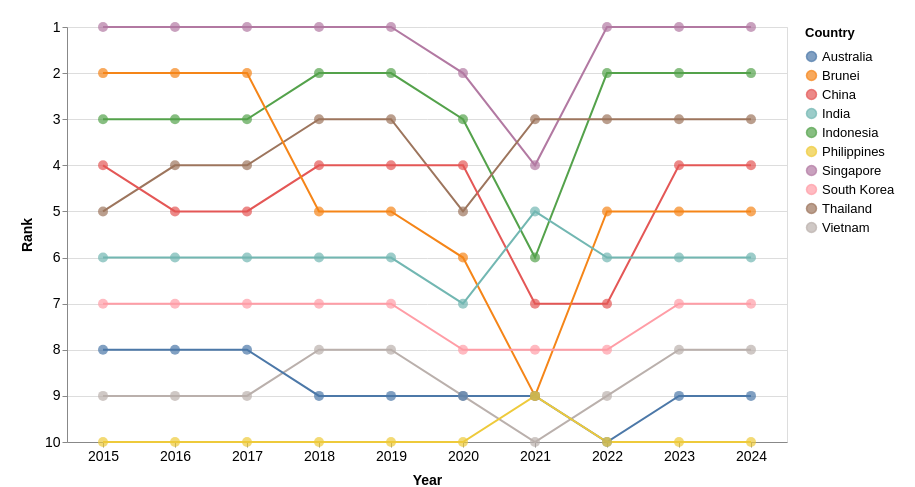

The specification (Vega-Lite) saved for this image:
### Vega-Lite specification from a JSON file in a GitHub repository (floating-point values rounded to 4 significant figures)
{"$schema": "https://vega.github.io/schema/vega-lite/v5.json", "width": 720, "height": 415, "data": {"values": [{"Country": "Singapore", "year": 2024, "Visitors": 4276007, "rank": 1}, {"Country": "Singapore", "year": 2023, "Visitors": 8308230, "rank": 1}, {"Country": "Singapore", "year": 2022, "Visitors": 5222991, "rank": 1}, {"Country": "Singapore", "year": 2021, "Visitors": 16308, "rank": 4}, {"Country": "Singapore", "year": 2020, "Visitors": 1545255, "rank": 2}, {"Country": "Singapore", "year": 2019, "Visitors": 10163882, "rank": 1}, {"Country": "Singapore", "year": 2018, "Visitors": 10615986, "rank": 1}, {"Country": "Singapore", "year": 2017, "Visitors": 12441713, "rank": 1}, {"Country": "Singapore", "year": 2016, "Visitors": 13272961, "rank": 1}, {"Country": "Singapore", "year": 2015, "Visitors": 12930754, "rank": 1}, {"Country": "Indonesia", "year": 2024, "Visitors": 1786630, "rank": 2}, {"Country": "Indonesia", "year": 2023, "Visitors": 3108165, "rank": 2}, {"Country": "Indonesia", "year": 2022, "Visitors": 1481739, "rank": 2}, {"Country": "Indonesia", "year": 2021, "Visitors": 11025, "rank": 6}, {"Country": "Indonesia", "year": 2020, "Visitors": 711723, "rank": 3}, {"Country": "Indonesia", "year": 2019, "Visitors": 3623277, "rank": 2}, {"Country": "Indonesia", "year": 2018, "Visitors": 3277689, "rank": 2}, {"Country": "Indonesia", "year": 2017, "Visitors": 2796570, "rank": 3}, {"Country": "Indonesia", "year": 2016, "Visitors": 3049964, "rank": 3}, {"Country": "Indonesia", "year": 2015, "Visitors": 2788033, "rank": 3}, {"Country": "Thailand", "year": 2024, "Visitors": 813783, "rank": 3}, {"Country": "Thailand", "year": 2023, "Visitors": 1551282, "rank": 3}, {"Country": "Thailand", "year": 2022, "Visitors": 715528, "rank": 3}, {"Country": "Thailand", "year": 2021, "Visitors": 59607, "rank": 3}, {"Country": "Thailand", "year": 2020, "Visitors": 394413, "rank": 5}, {"Country": "Thailand", "year": 2019, "Visitors": 1884306, "rank": 3}, {"Country": "Thailand", "year": 2018, "Visitors": 1914692, "rank": 3}, {"Country": "Thailand", "year": 2017, "Visitors": 1836522, "rank": 4}, {"Country": "Thailand", "year": 2016, "Visitors": 1780800, "rank": 4}, {"Country": "Thailand", "year": 2015, "Visitors": 1343569, "rank": 5}, {"Country": "China", "year": 2024, "Visitors": 1449711, "rank": 4}, {"Country": "China", "year": 2023, "Visitors": 1474114, "rank": 4}, {"Country": "China", "year": 2022, "Visitors": 211363, "rank": 7}, {"Country": "China", "year": 2021, "Visitors": 7701, "rank": 7}, {"Country": "China", "year": 2020, "Visitors": 405149, "rank": 4}, {"Country": "China", "year": 2019, "Visitors": 3114257, "rank": 4}, {"Country": "China", "year": 2018, "Visitors": 2944133, "rank": 4}, {"Country": "China", "year": 2017, "Visitors": 2281666, "rank": 5}, {"Country": "China", "year": 2016, "Visitors": 2124942, "rank": 5}, {"Country": "China", "year": 2015, "Visitors": 1677163, "rank": 4}, {"Country": "Brunei", "year": 2024, "Visitors": 565999, "rank": 5}, {"Country": "Brunei", "year": 2023, "Visitors": 811833, "rank": 5}, {"Country": "Brunei", "year": 2022, "Visitors": 301757, "rank": 5}, {"Country": "Brunei", "year": 2021, "Visitors": 773, "rank": 9}, {"Country": "Brunei", "year": 2020, "Visitors": 136020, "rank": 6}, {"Country": "Brunei", "year": 2019, "Visitors": 1216123, "rank": 5}, {"Country": "Brunei", "year": 2018, "Visitors": 1382031, "rank": 5}, {"Country": "Brunei", "year": 2017, "Visitors": 1660506, "rank": 2}, {"Country": "Brunei", "year": 2016, "Visitors": 1391016, "rank": 2}, {"Country": "Brunei", "year": 2015, "Visitors": 1133555, "rank": 2}, {"Country": "India", "year": 2024, "Visitors": 537493, "rank": 6}, {"Country": "India", "year": 2023, "Visitors": 671846, "rank": 6}, {"Country": "India", "year": 2022, "Visitors": 324548, "rank": 6}, {"Country": "India", "year": 2021, "Visitors": 3916, "rank": 5}, {"Country": "India", "year": 2020, "Visitors": 155883, "rank": 7}, {"Country": "India", "year": 2019, "Visitors": 735309, "rank": 6}, {"Country": "India", "year": 2018, "Visitors": 600311, "rank": 6}, {"Country": "India", "year": 2017, "Visitors": 552739, "rank": 6}, {"Country": "India", "year": 2016, "Visitors": 638578, "rank": 6}, {"Country": "India", "year": 2015, "Visitors": 722141, "rank": 6}, {"Country": "South Korea", "year": 2024, "Visitors": 232711, "rank": 7}, {"Country": "South Korea", "year": 2023, "Visitors": 400853, "rank": 7}, {"Country": "South Korea", "year": 2022, "Visitors": 146384, "rank": 8}, {"Country": "South Korea", "year": 2021, "Visitors": 3028, "rank": 8}, {"Country": "South Korea", "year": 2020, "Visitors": 119750, "rank": 8}, {"Country": "South Korea", "year": 2019, "Visitors": 673065, "rank": 7}, {"Country": "South Korea", "year": 2018, "Visitors": 616783, "rank": 7}, {"Country": "South Korea", "year": 2017, "Visitors": 484528, "rank": 7}, {"Country": "South Korea", "year": 2016, "Visitors": 444439, "rank": 7}, {"Country": "South Korea", "year": 2015, "Visitors": 421161, "rank": 7}, {"Country": "Vietnam", "year": 2024, "Visitors": 137344, "rank": 8}, {"Country": "Vietnam", "year": 2023, "Visitors": 286083, "rank": 8}, {"Country": "Vietnam", "year": 2022, "Visitors": 123931, "rank": 9}, {"Country": "Vietnam", "year": 2021, "Visitors": 14136, "rank": 10}, {"Country": "Vietnam", "year": 2020, "Visitors": 71622, "rank": 9}, {"Country": "Vietnam", "year": 2019, "Visitors": 892716, "rank": 8}, {"Country": "Vietnam", "year": 2018, "Visitors": 786327, "rank": 8}, {"Country": "Vietnam", "year": 2017, "Visitors": 638135, "rank": 9}, {"Country": "Vietnam", "year": 2016, "Visitors": 703737, "rank": 9}, {"Country": "Vietnam", "year": 2015, "Visitors": 646891, "rank": 9}, {"Country": "Australia", "year": 2024, "Visitors": 159318, "rank": 9}, {"Country": "Australia", "year": 2023, "Visitors": 276477, "rank": 9}, {"Country": "Australia", "year": 2022, "Visitors": 118598, "rank": 10}, {"Country": "Australia", "year": 2021, "Visitors": 33451, "rank": 9}, {"Country": "Australia", "year": 2020, "Visitors": 195146, "rank": 9}, {"Country": "Australia", "year": 2019, "Visitors": 1282782, "rank": 9}, {"Country": "Australia", "year": 2018, "Visitors": 1034871, "rank": 9}, {"Country": "Australia", "year": 2017, "Visitors": 899202, "rank": 8}, {"Country": "Australia", "year": 2016, "Visitors": 737115, "rank": 8}, {"Country": "Australia", "year": 2015, "Visitors": 714047, "rank": 8}, {"Country": "Philippines", "year": 2024, "Visitors": 60100, "rank": 10}, {"Country": "Philippines", "year": 2023, "Visitors": 137781, "rank": 10}, {"Country": "Philippines", "year": 2022, "Visitors": 86462, "rank": 10}, {"Country": "Philippines", "year": 2021, "Visitors": 10229, "rank": 9}, {"Country": "Philippines", "year": 2020, "Visitors": 53889, "rank": 10}, {"Country": "Philippines", "year": 2019, "Visitors": 1114257, "rank": 10}, {"Country": "Philippines", "year": 2018, "Visitors": 1167375, "rank": 10}, {"Country": "Philippines", "year": 2017, "Visitors": 1066461, "rank": 10}, {"Country": "Philippines", "year": 2016, "Visitors": 1029488, "rank": 10}, {"Country": "Philippines", "year": 2015, "Visitors": 957408, "rank": 10}]}, "layer": [{"mark": "line", "encoding": {"x": {"field": "year", "type": "ordinal", "title": "Year", "axis": {"labelAngle": 0}}, "y": {"field": "rank", "type": "quantitative", "axis": {"labelAngle": 0}, "title": "Rank", "scale": {"domain": [1, 10], "reverse": true}}, "color": {"field": "Country", "type": "nominal", "title": "Country"}}}, {"mark": {"type": "point", "filled": true, "size": 100}, "encoding": {"x": {"field": "year", "type": "ordinal", "title": "Year"}, "y": {"field": "rank", "type": "quantitative", "title": "Rank", "scale": {"domain": [1, 10], "reverse": true}}, "color": {"field": "Country", "type": "nominal", "title": "Country"}, "tooltip": [{"field": "Country", "type": "nominal", "title": "Country"}, {"field": "year", "type": "ordinal", "title": "Year"}, {"field": "Visitors", "type": "quantitative", "title": "Number of Visitors", "format": ",d"}, {"field": "rank", "type": "quantitative", "title": "Rank"}]}}], "config": {"legend": {"titleFontSize": 13, "titlePadding": 10, "labelFontSize": 13}, "axis": {"titleFontSize": 14, "titlePadding": 10, "labelFontSize": 14}}, "padding": {"top": 20, "left": 20, "right": 20}}
